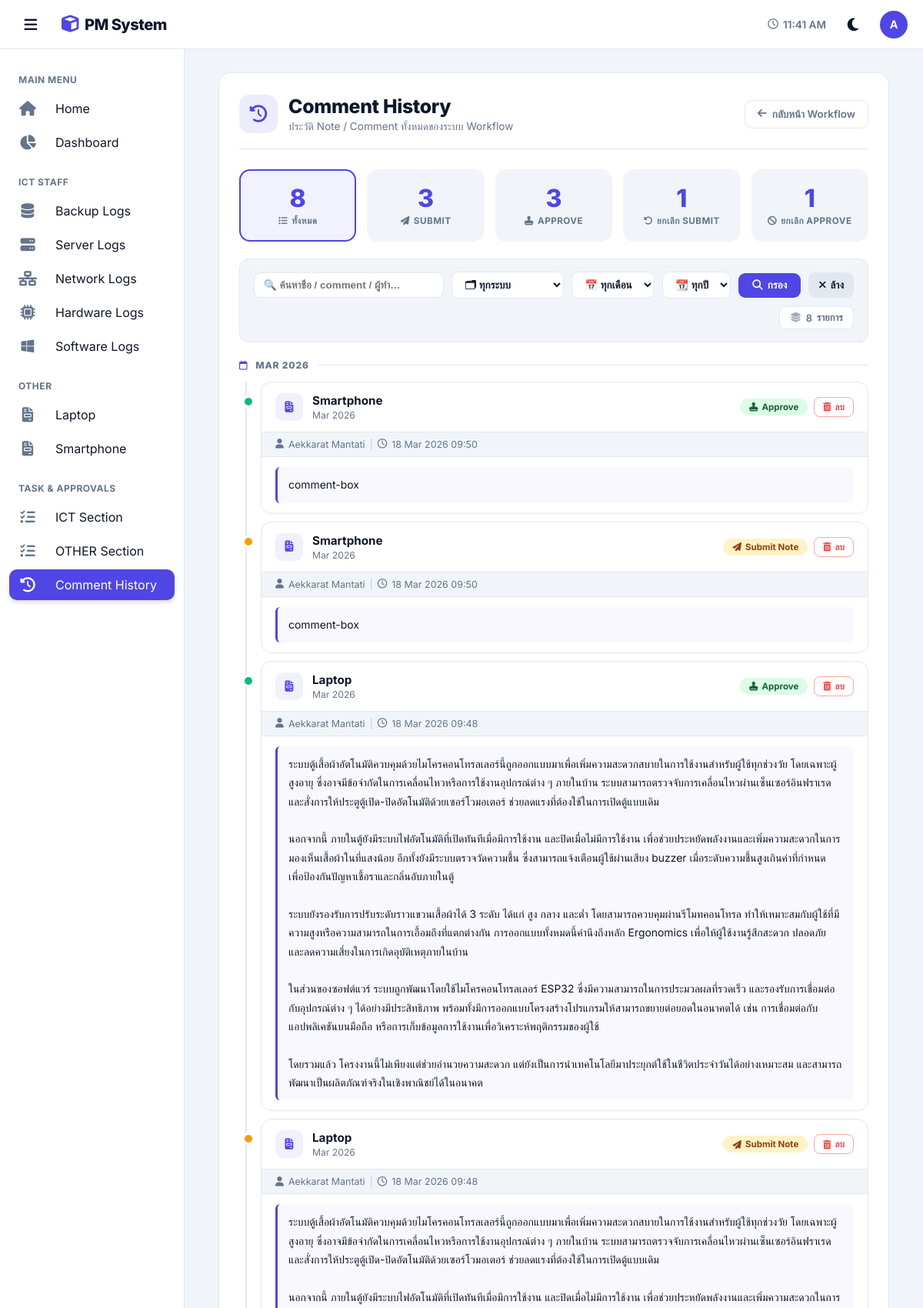
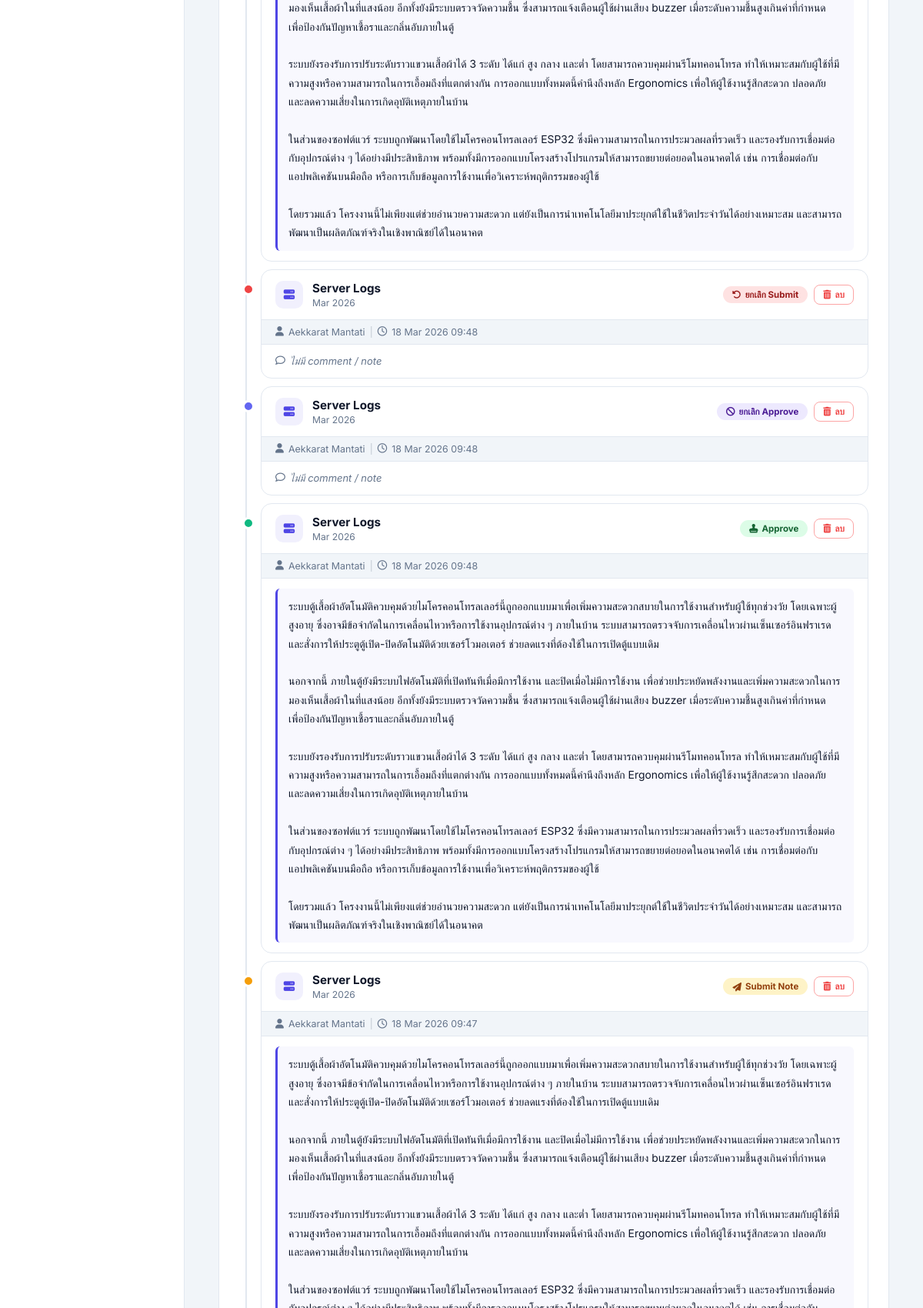
The app's page /Workflow/comment_history.php (signed in, upper part) with its own data (2 pictures, top to bottom).
### tables this page shows
CREATE TABLE `custom_pages` (
  `id` int(11) NOT NULL,
  `page_name` varchar(255) NOT NULL,
  `created_at` timestamp NOT NULL DEFAULT current_timestamp()
);

CREATE TABLE `workflow_comment_history` (
  `id` int(11) NOT NULL,
  `log_table` varchar(100) NOT NULL,
  `log_name` varchar(255) NOT NULL,
  `month` int(11) NOT NULL,
  `year` int(11) NOT NULL,
  `action_type` enum('submit','approve','cancel_submit','cancel_approve') NOT NULL,
  `comment_text` longtext DEFAULT NULL,
  `done_by` varchar(255) DEFAULT NULL,
  `done_at` datetime DEFAULT current_timestamp()
);

### Workflow/comment_history.php (the view, shortened to what this page needs)
<?php
$current_page = 'comment_history';
if (file_exists('../db.php')) {
    include '../db.php'; $base_path = '../';
} elseif (file_exists('db.php')) {
    include 'db.php'; $base_path = './';
} else {
    die("<div style='padding:50px;text-align:center'><h2>❌ หาไฟล์ db.php ไม่เจอ!</h2></div>");
}
$is_admin = (isset($_SESSION['role']) && $_SESSION['role'] === 'admin');
$filter_table = $_GET['table'] ?? 'all';
$filter_month = isset($_GET['month']) ? (int)$_GET['month'] : 0;
$filter_year  = isset($_GET['year'])  ? (int)$_GET['year']  : 0;
$filter_type  = $_GET['type']  ?? 'all';
$search       = trim($_GET['search'] ?? '');
$month_names = [1=>'Jan',2=>'Feb',3=>'Mar',4=>'Apr',5=>'May',6=>'Jun',
                7=>'Jul',8=>'Aug',9=>'Sep',10=>'Oct',11=>'Nov',12=>'Dec'];
$log_sources = [
    'server_logs'           => ['name'=>'Server Logs',   'icon'=>'fa-server'],
    'network_logs'          => ['name'=>'Network Logs',  'icon'=>'fa-network-wired'],
    'backup_logs'           => ['name'=>'Backup Logs',   'icon'=>'fa-database'],
    'hardware_logs'         => ['name'=>'Hardware Logs', 'icon'=>'fa-microchip'],
    'software_logs'         => ['name'=>'Software Logs', 'icon'=>'fa-windows'],
    'custom_pages_workflow' => ['name'=>'OTHER Section', 'icon'=>'fa-file-invoice'],
];
$type_meta = [
    'submit'         => ['label'=>'Submit Note',     'icon'=>'fa-paper-plane', 'color'=>'#f59e0b','bg'=>'#fef3c7','text'=>'#92400e'],
    'approve'        => ['label'=>'Approve',          'icon'=>'fa-stamp',       'color'=>'#10b981','bg'=>'#dcfce7','text'=>'#166534'],
    'cancel_submit'  => ['label'=>'ยกเลิก Submit',    'icon'=>'fa-rotate-left', 'color'=>'#ef4444','bg'=>'#fee2e2','text'=>'#991b1b'],
    'cancel_approve' => ['label'=>'ยกเลิก Approve',   'icon'=>'fa-ban',         'color'=>'#6366f1','bg'=>'#ede9fe','text'=>'#4c1d95'],
];
$where = [];
$where_sql = $where ? 'WHERE '.implode(' AND ',$where) : '';
$history = [];
$q = $conn->query("SELECT * FROM workflow_comment_history $where_sql ORDER BY done_at DESC");
if ($q) while ($r = $q->fetch_assoc()) $history[] = $r;
$tc = ['submit'=>0,'approve'=>0,'cancel_submit'=>0,'cancel_approve'=>0];
$cq = $conn->query("SELECT action_type, COUNT(*) as cnt FROM workflow_comment_history GROUP BY action_type");
if ($cq) while ($cr = $cq->fetch_assoc()) $tc[$cr['action_type']] = (int)$cr['cnt'];
$total = array_sum($tc);
$grouped = [];
foreach ($history as $h) {
    $key = ($month_names[(int)$h['month']] ?? $h['month']).' '.$h['year'];
    $grouped[$key][] = $h;
}
?>
<!DOCTYPE html>
<html lang="th">
<head>
<link rel="stylesheet" href="https://cdnjs.cloudflare.com/ajax/libs/font-awesome/6.4.0/css/all.min.css">
<link rel="stylesheet" href="../css/theme.css">
<link rel="stylesheet" href="../Workflow/css/workflow_layout.css">
<link rel="stylesheet" href="../Workflow/css/workflow_page.css">
</head>
<body>
<?php $path = $base_path; include $base_path.'components/header_nav.php'; ?>
<div class="main">
<div class="page-wrap">
<div class="card" style="background:var(--bg-card);border:1px solid var(--border);border-radius:16px;padding:28px 26px;margin-bottom:30px;">
    <div class="ph">
        <div class="ph-left">
            <div class="ph-icon"><i class="fa-solid fa-clock-rotate-left"></i></div>
            <div>
                <h2 class="ph-title">Comment History</h2>
                <p class="ph-sub">ประวัติ Note / Comment ทั้งหมดของระบบ Workflow</p>
            </div>
        </div>
        <a href="workflow_mgmt.php" class="btn-back"><i class="fa-solid fa-arrow-left"></i> กลับหน้า Workflow</a>
    </div>
    <div class="sum-grid">
        <?php
        $cards = [
            ['type'=>'all',            'label'=>'ทั้งหมด',        'icon'=>'fa-list',        'n'=>$total],
            ['type'=>'submit',         'label'=>'Submit',          'icon'=>'fa-paper-plane', 'n'=>$tc['submit']],
            ['type'=>'approve',        'label'=>'Approve',         'icon'=>'fa-stamp',       'n'=>$tc['approve']],
            ['type'=>'cancel_submit',  'label'=>'ยกเลิก Submit',   'icon'=>'fa-rotate-left', 'n'=>$tc['cancel_submit']],
            ['type'=>'cancel_approve', 'label'=>'ยกเลิก Approve',  'icon'=>'fa-ban',         'n'=>$tc['cancel_approve']],
        ];
        foreach ($cards as $c):
            $active = ($filter_type === $c['type']) ? 'active' : '';
            $qs = http_build_query(array_merge($_GET, ['type'=>$c['type']]));
        ?>
        <a href="?<?= $qs ?>" class="sum-card <?= $active ?>">
            <div class="sum-num"><?= $c['n'] ?></div>
            <div class="sum-lbl"><i class="fa-solid <?= $c['icon'] ?>"></i><?= $c['label'] ?></div>
        </a>
        <?php endforeach; ?>
    </div>
    <form method="GET" class="filter-bar">
        <input type="text" name="search" placeholder="🔍 ค้นหาชื่อ / comment / ผู้ทำ…"
               value="<?= htmlspecialchars($search) ?>">
        <select name="table">
            <option value="all" <?= $filter_table==='all'?'selected':'' ?>>🗂 ทุกระบบ</option>
        </select>
        <select name="month">
            <option value="0" <?= $filter_month===0?'selected':'' ?>>📅 ทุกเดือน</option>
        </select>
        <select name="year">
            <option value="0" <?= $filter_year===0?'selected':'' ?>>📆 ทุกปี</option>
        </select>
        <button type="submit" class="btn-go"><i class="fa-solid fa-magnifying-glass"></i> กรอง</button>
        <a href="comment_history.php" class="btn-reset"><i class="fa-solid fa-xmark"></i> ล้าง</a>
        <span class="result-badge">
            <i class="fa-solid fa-layer-group" style="opacity:.6;"></i>
            <span id="resultCount"><?= count($history) ?></span> รายการ
        </span>
    </form>
    <div id="tlWrap">
    <?php if (empty($history)): ?>
        <div class="empty">
            <i class="fa-solid fa-comment-slash"></i>
            <p>ไม่พบรายการ Comment / Note</p>
            <small>ลองเปลี่ยน filter หรือรอให้มีการ Submit / Approve</small>
        </div>
    <?php else: ?>
        <?php foreach ($grouped as $period => $rows): ?>
        <div class="tl-group">
            <div class="tl-label">
                <i class="fa-regular fa-calendar" style="color:var(--primary);"></i><?= $period ?>
            </div>
            <div class="tl-list">
                <?php foreach ($rows as $h):
                    $tm   = $type_meta[$h['action_type']]
                          ?? ['label'=>$h['action_type'],'icon'=>'fa-circle','color'=>'#6b7280','bg'=>'#f3f4f6','text'=>'#374151'];
                    $src  = $log_sources[$h['log_table']]
                          ?? ['name'=>($h['log_name']?:$h['log_table']),'icon'=>'fa-file'];
                    $name = htmlspecialchars($h['log_name'] ?: $src['name']);
                    $dt   = date('d M Y  H:i', strtotime($h['done_at']));
                    $hasComment = !empty(trim($h['comment_text'] ?? ''));
                ?>
                <div class="tl-item" id="item-<?= $h['id'] ?>">
                    <div class="tl-dot" style="background:<?= $tm['color'] ?>;"></div>
                    <div class="hc">
                        <div class="hc-top">
                            <div class="hc-left">
                                <div class="hc-sysicon"><i class="fa-solid <?= $src['icon'] ?>"></i></div>
                                <div>
                                    <div class="hc-name"><?= $name ?></div>
                                    <div class="hc-period">
                                        <?= ($month_names[(int)$h['month']] ?? $h['month']).' '.$h['year'] ?>
                                    </div>
                                </div>
                            </div>
                            <div class="hc-right">
                                <span class="badge-type"
                                      style="background:<?= $tm['bg'] ?>;color:<?= $tm['text'] ?>;">
                                    <i class="fa-solid <?= $tm['icon'] ?>"></i><?= $tm['label'] ?>
                                </span>
                                <?php if ($is_admin): ?>
                                <button class="btn-del"
                                        onclick="askDelete(<?= (int)$h['id'] ?>, '<?= addslashes($name) ?>')">
                                    <i class="fa-solid fa-trash-can"></i> ลบ
                                </button>
                                <?php endif; ?>
                            </div>
                        </div>
                        <div class="hc-meta">
                            <i class="fa-solid fa-user"></i>
                            <span><?= htmlspecialchars($h['done_by'] ?? '–') ?></span>
                            <span class="sep">|</span>
                            <i class="fa-regular fa-clock"></i>
                            <span><?= $dt ?></span>
                        </div>
                        <div class="hc-body">
                            <?php if ($hasComment): ?>
                                <div class="comment-box"><?= htmlspecialchars($h['comment_text']) ?></div>
                            <?php else: ?>
                                <div class="no-comment">
                                    <i class="fa-regular fa-comment"></i> ไม่มี comment / note
                                </div>
                            <?php endif; ?>
                        </div>
                    </div>
                </div>
                <?php endforeach; ?>
            </div>
        </div>
        <?php endforeach; ?>
    <?php endif; ?>
    </div>
</div>
</div>
</div>
</body>
</html>

### components/header_nav.php (shortened to what this page needs)
<?php
$p = isset($path) ? $path : '../';
$current_page = isset($current_page) ? $current_page : '';
?>
<header class="header">
    <div class="header-left">
        <button class="menu-btn" id="toggleBtn" onclick="toggleSidebar()">
            <i class="fa-solid fa-bars"></i>
        </button>
        <div class="logo">
            <i class="fa-solid fa-cube"></i> PM System
        </div>
    </div>
    <div class="header-right" style="display:flex;align-items:center;gap:15px">
        <span style="font-size:0.85rem; font-weight:600; color:var(--text-sub); display:flex; align-items:center; gap:6px;">
            <i class="fa-regular fa-clock"></i> <span id="clock">--:--</span>
        </span>
        <button class="menu-btn" id="themeBtn" onclick="toggleTheme()">
        </button>
        <div style="width:36px; height:36px; background:var(--primary); border-radius:50%; color:white; display:flex; align-items:center; justify-content:center; font-weight:700; font-size:0.9rem;">
            <?=strtoupper(substr($_SESSION['username'] ?? 'U', 0, 1))?>
        </div>
    </div>
</header>
<nav class="sidebar" id="sidebar">
    <div class="nav">
        <div class="nav-title">Main Menu</div>
        <a href="<?=$p?>index.php" class="nav-link <?=($current_page=='home')?'active':''?>">
            <i class="fa-solid fa-house"></i> <span>Home</span>
        </a>
        <a href="<?=$p?>dashboard.php" class="nav-link <?=($current_page=='dashboard')?'active':''?>">
            <i class="fa-solid fa-chart-pie"></i> <span>Dashboard</span>
        </a>
        <div class="nav-title">ICT STAFF</div>
        <a href="<?=$p?>Backup_log/backup.php" class="nav-link <?=($current_page=='backup')?'active':''?>">
            <i class="fa-solid fa-database"></i> <span>Backup Logs</span>
        </a>
        <a href="<?=$p?>Server_log/server.php" class="nav-link <?=($current_page=='server')?'active':''?>">
            <i class="fa-solid fa-server"></i> <span>Server Logs</span>
        </a>
        <a href="<?=$p?>Network_log/network.php" class="nav-link <?=($current_page=='network')?'active':''?>">
            <i class="fa-solid fa-network-wired"></i> <span>Network Logs</span>
        </a>
        <a href="<?=$p?>Hardware_log/hardware.php" class="nav-link <?=($current_page=='hardware')?'active':''?>">
            <i class="fa-solid fa-microchip"></i> <span>Hardware Logs</span>
        </a>
        <a href="<?=$p?>Software_log/software.php" class="nav-link <?=($current_page=='software')?'active':''?>">
            <i class="fa-brands fa-windows"></i> <span>Software Logs</span>
        </a>
        <div class="nav-title">OTHER</div>
        <?php
        $nav_pages = $conn->query("SELECT * FROM custom_pages ORDER BY id ASC");
        $is_on_custom_view = (basename($_SERVER['PHP_SELF']) == 'custom_page_view.php');
        while($np = $nav_pages->fetch_assoc()):
            $is_active = ($is_on_custom_view && isset($_GET['id']) && $_GET['id'] == $np['id']) ? 'active' : '';
        ?>
        <a href="<?=$p?>Custom_page/custom_page_view.php?id=<?=$np['id']?>" class="nav-link <?=$is_active?>">
            <i class="fa-solid fa-file-invoice"></i> <span><?=$np['page_name']?></span>
        </a>
        <?php endwhile; ?>
        <div class="nav-title">Task & Approvals</div>
        <a href="<?=$p?>Workflow/workflow_mgmt.php" class="nav-link <?=($current_page=='workflow')?'active':''?>">
            <i class="fa-solid fa-tasks"></i> <span>ICT Section</span>
        </a>
        <a href="<?=$p?>Workflow/workflow_other.php" class="nav-link <?=($current_page=='workflow_other')?'active':''?>">
            <i class="fa-solid fa-tasks"></i> <span>OTHER Section</span>
        </a>
        <a href="<?=$p?>Workflow/comment_history.php" class="nav-link <?=($current_page=='comment_history')?'active':''?>">
            <i class="fa-solid fa-clock-rotate-left"></i> <span>Comment History</span>
        </a>
    </div>
</nav>

### records on screen
custom_pages: page_name "Laptop"
custom_pages: page_name "Smartphone"
workflow_comment_history: log_name "Smartphone", month "Mar", year "2026", action_type "Approve", done_by "Aekkarat Mantati", done_at "18 Mar 2026 09:50", comment_text "comment-box"
workflow_comment_history: log_name "Smartphone", month "Mar", year "2026", action_type "Submit Note", done_by "Aekkarat Mantati", done_at "18 Mar 2026 09:50", comment_text "comment-box"
workflow_comment_history: log_name "Laptop", month "Mar", year "2026", action_type "Approve", done_by "Aekkarat Mantati", done_at "18 Mar 2026 09:48", comment_text "ระบบตู้เสื้อผ้าอัตโนมัติควบคุมด้วยไมโครคอนโทรลเลอร์นี้ถูกออกแบบมาเพื่อเพิ่มความสะดวกสบายในการใช้งานสำหรับผู้ใช้ทุกช่วงวัย โดยเฉพาะผู้สูงอายุ ซึ่งอาจมีข้อจำกัดในการเคลื่อนไหวหรือการใช้งานอุปกรณ์ต่าง ๆ ภายในบ้าน ระบบสามารถตรวจจับการเคลื่อนไหวผ่านเซ็นเซอร์อินฟราเรด และสั่งการให้ประตูตู้เปิด-ปิดอัตโนมัติด้วยเซอร์โวมอเตอร์ ช่วยลดแรงที่ต้องใช้ในการเปิดตู้แบบเดิม นอกจากนี้ ภายในตู้ยังมีระบบไฟอัตโนมัติที่เปิดทันทีเมื่อมีการใช้งาน และปิดเมื่อไม่มีการใช้งาน เพื่อช่วยประหยัดพลังงานและเพิ่มความสะดวกในการมองเห็นเสื้อผ้าในที่แสงน้อย อีกทั้งยังมีระบบตรวจวัดความชื้น ซึ่งสามารถแจ้งเตือนผู้ใช้ผ่านเสียง buzzer เมื่อระดับความชื้นสูงเกินค่าที่กำหนด เพื่อป้องกันปัญหาเชื้อราและกลิ่นอับภายในตู้…"
workflow_comment_history: log_name "Laptop", month "Mar", year "2026", action_type "Submit Note", done_by "Aekkarat Mantati", done_at "18 Mar 2026 09:48", comment_text "ระบบตู้เสื้อผ้าอัตโนมัติควบคุมด้วยไมโครคอนโทรลเลอร์นี้ถูกออกแบบมาเพื่อเพิ่มความสะดวกสบายในการใช้งานสำหรับผู้ใช้ทุกช่วงวัย โดยเฉพาะผู้สูงอายุ ซึ่งอาจมีข้อจำกัดในการเคลื่อนไหวหรือการใช้งานอุปกรณ์ต่าง ๆ ภายในบ้าน ระบบสามารถตรวจจับการเคลื่อนไหวผ่านเซ็นเซอร์อินฟราเรด และสั่งการให้ประตูตู้เปิด-ปิดอัตโนมัติด้วยเซอร์โวมอเตอร์ ช่วยลดแรงที่ต้องใช้ในการเปิดตู้แบบเดิม นอกจากนี้ ภายในตู้ยังมีระบบไฟอัตโนมัติที่เปิดทันทีเมื่อมีการใช้งาน และปิดเมื่อไม่มีการใช้งาน เพื่อช่วยประหยัดพลังงานและเพิ่มความสะดวกในการมองเห็นเสื้อผ้าในที่แสงน้อย อีกทั้งยังมีระบบตรวจวัดความชื้น ซึ่งสามารถแจ้งเตือนผู้ใช้ผ่านเสียง buzzer เมื่อระดับความชื้นสูงเกินค่าที่กำหนด เพื่อป้องกันปัญหาเชื้อราและกลิ่นอับภายในตู้…"
workflow_comment_history: log_name "Server Logs", month "Mar", year "2026", action_type "ยกเลิก Submit", done_by "Aekkarat Mantati", done_at "18 Mar 2026 09:48", comment_text "ไม่มี comment / note"
workflow_comment_history: log_name "Server Logs", month "Mar", year "2026", action_type "ยกเลิก Approve", done_by "Aekkarat Mantati", done_at "18 Mar 2026 09:48", comment_text "ไม่มี comment / note"
workflow_comment_history: log_name "Server Logs", month "Mar", year "2026", action_type "Approve", done_by "Aekkarat Mantati", done_at "18 Mar 2026 09:48", comment_text "ระบบตู้เสื้อผ้าอัตโนมัติควบคุมด้วยไมโครคอนโทรลเลอร์นี้ถูกออกแบบมาเพื่อเพิ่มความสะดวกสบายในการใช้งานสำหรับผู้ใช้ทุกช่วงวัย โดยเฉพาะผู้สูงอายุ ซึ่งอาจมีข้อจำกัดในการเคลื่อนไหวหรือการใช้งานอุปกรณ์ต่าง ๆ ภายในบ้าน ระบบสามารถตรวจจับการเคลื่อนไหวผ่านเซ็นเซอร์อินฟราเรด และสั่งการให้ประตูตู้เปิด-ปิดอัตโนมัติด้วยเซอร์โวมอเตอร์ ช่วยลดแรงที่ต้องใช้ในการเปิดตู้แบบเดิม นอกจากนี้ ภายในตู้ยังมีระบบไฟอัตโนมัติที่เปิดทันทีเมื่อมีการใช้งาน และปิดเมื่อไม่มีการใช้งาน เพื่อช่วยประหยัดพลังงานและเพิ่มความสะดวกในการมองเห็นเสื้อผ้าในที่แสงน้อย อีกทั้งยังมีระบบตรวจวัดความชื้น ซึ่งสามารถแจ้งเตือนผู้ใช้ผ่านเสียง buzzer เมื่อระดับความชื้นสูงเกินค่าที่กำหนด เพื่อป้องกันปัญหาเชื้อราและกลิ่นอับภายในตู้…"
workflow_comment_history: log_name "Server Logs", month "Mar", year "2026", action_type "Submit Note", done_by "Aekkarat Mantati", done_at "18 Mar 2026 09:47"

### other values on screen
substr($_SESSION['username'] ?? 'U', 0, 1) "A"
$c['n'] "8"
$c['label'] "ทั้งหมด"
$c['n'] "3"
$c['label'] "SUBMIT"
$c['label'] "APPROVE"
$c['n'] "1"
$c['label'] "ยกเลิก SUBMIT"
$c['label'] "ยกเลิก APPROVE"
count($history) "8"
$period "MAR 2026"
